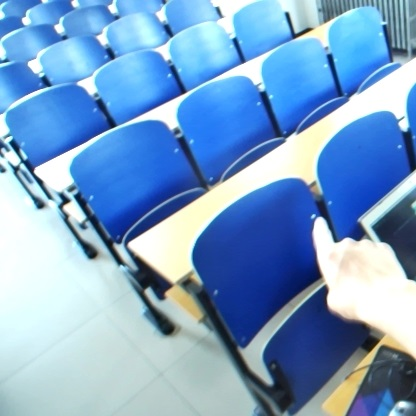
#> input picture NN_detection/1.bmp, 416 x 416 px, given in place of the camera
$ python base.py   (older library calls are emulated)
#> lines starting #> are read from the running program, lines starting #| are printed output that depends on the picture; after the words box and inside, x2 and y2 are one past the last pixel; in counts of white or black regions, pixels touching at a corner belong together
import numpy as np
import cv2 as cv
import math

## Defining Constants
lwr = np.array([0, 50, 70], np.uint8)
upr = np.array([100, 230, 230], np.uint8)
kernel = np.ones((5, 5), np.uint8)
fingerP = []
fingerT = []
st = False
p = False


## HSV function to separate hand(skin color) from background(color)
def hsvF(focusF):
    hsv = cv.cvtColor(focusF, cv.COLOR_BGR2HSV_FULL)
    mask = cv.inRange(hsv, lwr, upr)
    mask = cv.dilate(mask, kernel, iterations=3)
    mask = cv.GaussianBlur(mask, (5, 5), 100)
    return mask


## Function to mark the centroid of contour
def centroidF(cnt):
    M = cv.moments(cnt)
    if M['m00'] != 0:
        cx = int(M['m10'] / M['m00'])
        cy = int(M['m01'] / M['m00'])
        return cx, cy
    else:
        pass


## Function to display the topmost point of the contour
def points(focusF, finger):
    for i in range(len(finger)):
        cv.circle(focusF, finger[i], 5, [182, 31, 102], -1)


## Function to pause/start the tracking of the finger
# Press 'p' to pause/start the tracking
# Press 'c' to clear the screen
def pauseT(focusF, fingerT, ftop):
    if len(fingerT) < 20:
        fingerT.append(ftop)
    else:
        fingerT.pop(0)
        fingerT.append(ftop)
    points(focusF, fingerT)


## Main function
cap = cv.VideoCapture(1)  # capture the frames from the web camera

while cap.isOpened():
    ret, frame = cap.read()
#> frame is the input picture: shape (416, 416, 3); mean B, G, R 201.4, 161.9, 123.2
    # cap.set(3, 640)
    # cap.set(4, 240)

    if ret == True:
        # frame = cv.flip(frame, 1)
        print(np.shape(frame))
#| (416, 416, 3)

        frame = frame[:, :320, :]  # 取左边
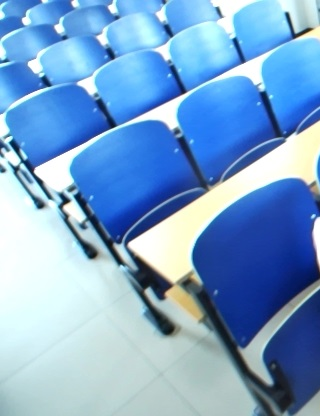
#> frame: shape (416, 320, 3); mean B, G, R 205.7, 164.5, 123.3
        # frame = cv.imread("sample_img/7.jpg")

        focusF = frame  # 检测区域

        noise = hsvF(focusF)
#> in hsvF, `hsv = cv.cvtColor(focusF, cv.COLOR_BGR2HSV_FULL)`: hsv: shape (416, 320, 3); mean H, S, V 135.9, 112.8, 208
#> in hsvF, `mask = cv.inRange(hsv, lwr, upr)`:
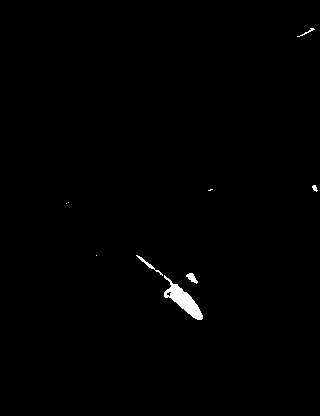
#> mask: shape (416, 320); 0.61% white; 9 white regions (4 under 20 px), largest, box (x1, y1, x2, y2) and area: (164, 275, 203, 320) 610, (136, 255, 163, 276) 74, (186, 273, 198, 284) 68, (297, 28, 315, 37) 31, (312, 185, 318, 192) 25
#> in hsvF, `mask = cv.dilate(mask, kernel, iterations=3)`:
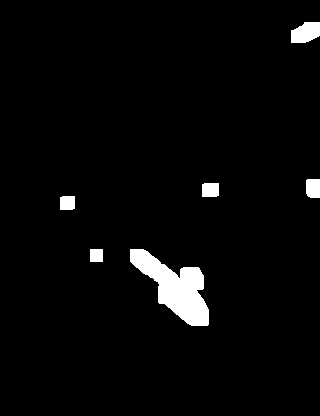
#> mask: shape (416, 320); 3.2% white; 6 white regions, box (x1, y1, x2, y2) and area: (130, 249, 209, 326) 2892, (291, 22, 320, 43) 487, (306, 179, 320, 198) 257, (202, 183, 219, 197) 234, (60, 196, 75, 210) 206, (90, 249, 103, 262) 169

        r, thresh = cv.threshold(noise, 100, 255, cv.THRESH_BINARY)
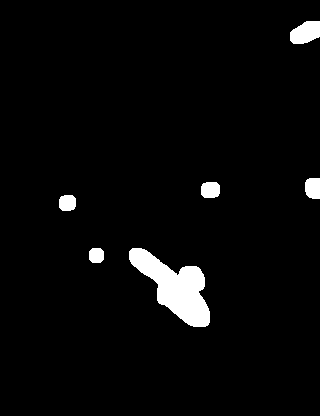
#> thresh: shape (416, 320); 3.5% white; 6 white regions
        img, cont, hie = cv.findContours(thresh, cv.RETR_TREE, cv.CHAIN_APPROX_SIMPLE)
#> cont = 6 contours; box (x1, y1, x2, y2) and area: (129, 248, 210, 327) 2941, (290, 21, 320, 44) 494, (305, 178, 320, 199) 257, (201, 182, 220, 198) 246, (59, 195, 76, 211) 216, (89, 248, 104, 263) 178; hie = [[1, -1, -1, -1], [2, 0, -1, -1], [3, 1, -1, -1], [4, 2, -1, -1], [5, 3, -1, -1], [-1, 4, -1, -1]]

        try:
            cnt = max(cont, key=cv.contourArea)
#> cnt = contour of 114 points, box (x1, y1, x2, y2) (129, 248, 210, 327), area 2941

            epsilon = 0.001 * cv.arcLength(cnt, True)
#> epsilon = 0.285
            approx = cv.approxPolyDP(cnt, epsilon, True)
#> approx = contour of 106 points, box (x1, y1, x2, y2) (129, 248, 210, 327), area 2941

            hull = cv.convexHull(approx, returnPoints=False)
#> hull = 19 values, max 105 at index 0, min 0 at index 18, mean 46.84
            area_cnt = cv.contourArea(approx)
#> area_cnt = 2941
            defects = cv.convexityDefects(approx, hull)
#> defects = [[1, 5, 2, 114], [5, 22, 18, 2580], [22, 32, 27, 588], [32, 34, 33, 142], [34, 36, 35, 114], [36, 38, 37, 162], [40, 42, 41, 114], [43, 65, 58, 2078], [65, 67, 66, 162], [67, 71, 68, 176], [72, 74, 73, 114], [74, 104, 82, 3703]]

            centroid = centroidF(cnt)
#> in centroidF, `M = cv.moments(cnt)`: M = moments, m00 2941, centre m10/m00, m01/m00 = (175.2, 287.1)
#> in centroidF, `cx = int(M['m10'] / M['m00'])`: cx = 175
#> in centroidF, `cy = int(M['m01'] / M['m00'])`: cy = 287
#> centroid = (175, 287)

            if defects is not None:
                if area_cnt > 6000:
                    for i in range(defects.shape[0]):
                        s, e, f, d = defects[i, 0]
                        start = tuple(approx[s][0])
                        end = tuple(approx[e][0])
                        far = tuple(approx[f][0])
                        ftop = tuple(cnt[cnt[:, :, 1].argmin()][0])

                        cv.circle(focusF, ftop, 5, (0, 0, 255), -1)
                        cv.line(focusF, start, end, (0, 255, 0), 2)
                        cv.circle(focusF, centroid, 3, (0, 255, 255), -1)

                        pauseT(focusF, fingerT, ftop)

                else:
                    cv.putText(frame, "Can't detect anything", (0, 70), cv.FONT_HERSHEY_SIMPLEX, 0.5, (0, 0, 150), 2)
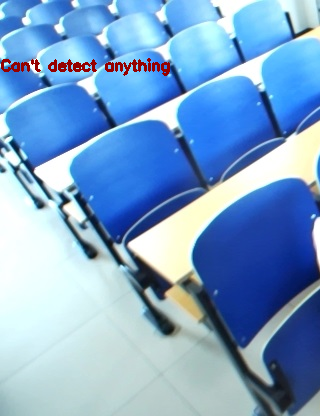
#> frame: shape (416, 320, 3); 0.83% of pixels changed, all inside (x1, y1, x2, y2) = (1, 58, 170, 76)
        except:
            cv.putText(frame, "Put your hand in the frame8", (0, 70), cv.FONT_HERSHEY_SIMPLEX, 0.5, (0, 0, 255), 2)

        points(focusF, fingerP)
        cv.imshow('Finger Detection', frame)

        k = cv.waitKey(1) & 0xff
#> (key Esc is pressed here)

cap.release()
cv.destroyAllWindows()

$ run again, on NN_detection/2.jpg
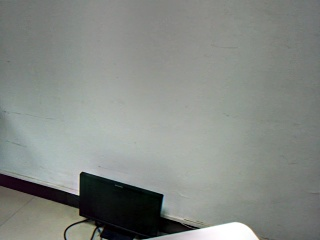
#> input picture NN_detection/2.jpg, 320 x 240 px, given in place of the camera
#> frame is the input picture: shape (240, 320, 3); mean B, G, R 132.4, 137, 132.5
#| (240, 320, 3)
#> hsv: shape (240, 320, 3); mean H, S, V 86.1, 21, 137.5
#> in hsvF, `mask = cv.inRange(hsv, lwr, upr)`:
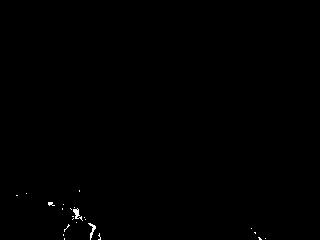
#> mask: shape (240, 320); 0.22% white in thin lines or dots, all inside (x1, y1, x2, y2) = (16, 190, 266, 240)
#> thresh: shape (240, 320); 3.6% white; 3 white regions
#> cont = 3 contours; box (x1, y1, x2, y2) and area: (41, 183, 108, 240) 1931, (244, 221, 273, 240) 354, (9, 186, 34, 203) 322; hie = [[1, -1, -1, -1], [2, 0, -1, -1], [-1, 1, -1, -1]]
#> cnt = contour of 76 points, box (x1, y1, x2, y2) (41, 183, 108, 240), area 1931
#> epsilon = 0.271
#> approx has the same summary as cnt
#> hull = [75, 61, 60, 59, 31, 29, 28, 19, 1, 0]
#> area_cnt = 1931
#> defects = [[1, 19, 10, 3836], [19, 28, 24, 2560], [29, 31, 30, 186], [31, 59, 54, 3368], [61, 75, 66, 3966]]
#> M = moments, m00 1931, centre m10/m00, m01/m00 = (73.94, 215.3)
#> cx = 73
#> cy = 215
#> centroid = (73, 215)
#> `cv.putText(frame, "Can't detect anything", (0, 70), cv.FONT_HERSHEY_SI..`:
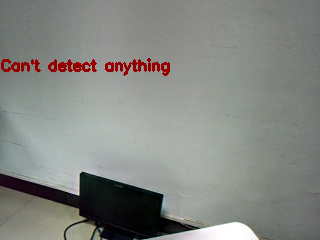
#> frame: shape (240, 320, 3); 1.44% of pixels changed, all inside (x1, y1, x2, y2) = (1, 58, 170, 76)
